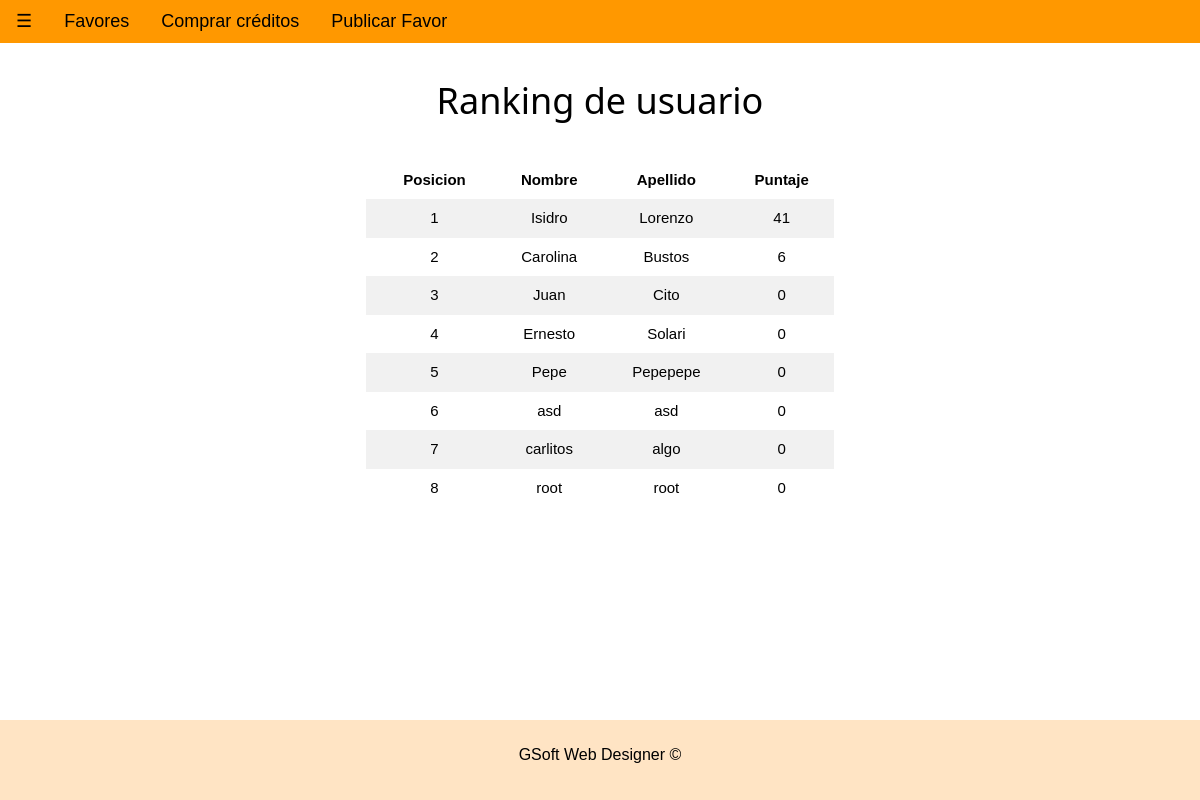
Screenshot of /registered_user/ranking.php (signed in) with the database file from the repository.
### tables this page shows
CREATE TABLE `usuario` (
  `id` int(11) NOT NULL COMMENT 'PK de usuarios.',
  `puntaje` int(11) NOT NULL COMMENT 'Puntaje.',
  `admin` tinyint(1) NOT NULL COMMENT 'Representa si tiene privilegios administrativos.',
  `nombre` varchar(20) NOT NULL COMMENT 'Nombre.',
  `apellido` varchar(20) NOT NULL COMMENT 'Apellido.',
  `email` varchar(50) NOT NULL COMMENT 'E-mail.',
  `password` varchar(20) NOT NULL COMMENT 'Clave.',
  `fecnac` date NOT NULL COMMENT 'Fecha de nacimiento.',
  `tel` bigint(10) NOT NULL COMMENT 'Numero de telefono sin 0 ni 15.',
  `foto` varchar(100) NOT NULL COMMENT 'Nombre de la foto.'
);

### registered_user/ranking.php (the view, shortened to what this page needs)
<!DOCTYPE html>
<html>
<head>
	<?php
		include_once("navbar.php");
	?>
	<link rel="stylesheet" href="/css/w3.css">
	<link rel="stylesheet" href="/css/w3-theme-black.css">
</head>
<body>
		<div class="w3-main" style="margin-left:350px">
			<div style="margin-right:350px">
				<div class="w3-row w3-padding-64">
					<div class="w3-container">
						<center><h1 class="w3-theme-black">Ranking de usuario</h1><br>
							<table class="w3-table w3-round w3-striped w3-centered">
								<tr>
									<th>Posicion</th>
									<th>Nombre</th>
									<th>Apellido</th>
									<th>Puntaje</th>
							    </tr>
							<?php
								$link1 = conectar();
								$result1 = mysqli_query($link1 ,"SELECT * FROM usuario ORDER BY usuario.puntaje desc");
								$index = 1;
								while($row = mysqli_fetch_array($result1)){?>
									<tr>
										<td><?php echo $index; $index = $index + 1; ?></td>
										<td><?php echo $row['nombre'];?></td>
										<td><?php echo $row['apellido'];?></td>
										<td><?php echo $row['puntaje'];?></td>
									</tr>
								<?php
								}
							?>
							</table></center>
					</div>
				</div>
			</div>
		</div>
		<div id="footer" class="w3-light-orange" style="position: fixed; bottom: 0; width: 100%; height: 10%;">
		<br>
		<center><font size="3">GSoft Web Designer &copy;</font><center>
		<br>
	</div>
</body>
</html>

### css/w3.css (style rules this page uses)
html { box-sizing:border-box }
*,*:before,*:after { box-sizing:inherit }
html { -ms-text-size-adjust:100%;-webkit-text-size-adjust:100% }
body { margin:0 }
html,body { font-family:Verdana,sans-serif;font-size:15px;line-height:1.5 }
html { overflow-x:hidden }
h1,h2,h3,h4,h5,h6,.w3-slim,.w3-wide { font-family:"Segoe UI",Arial,sans-serif }
h1 { font-size:36px }
h1,h2,h3,h4,h5,h6 { font-weight:400;margin:10px 0 }
.w3-table,.w3-table-all { border-collapse:collapse;border-spacing:0;width:100%;display:table }
.w3-striped tbody tr:nth-child(even) { background-color:#f1f1f1 }
.w3-centered tr th,.w3-centered tr td { text-align:center }
.w3-table td,.w3-table th,.w3-table-all td,.w3-table-all th { padding:8px 8px;display:table-cell;text-align:left;vertical-align:top }
.w3-table th:first-child,.w3-table td:first-child,.w3-table-all th:first-child,.w3-table-all td:first-child { padding-left:16px }
.w3-main,#main { transition:margin-left .4s }
.w3-container:after,.w3-container:before,.w3-panel:after,.w3-panel:before,.w3-row:after,.w3-row:before,.w3-row-padding:after,.w3-row-padding:before,.w3-cell-row:before,.w3-cell-row:after, .w3-topnav:after,.w3-topnav:before,.w3-clear:after,.w3-clear:before,.w3-btn-group:before,.w3-btn-group:after,.w3-btn-bar:before,.w3-btn-bar:after,.w3-bar:before,.w3-bar:after { content:"";display:table;clear:both }
.w3-round,.w3-round-medium { border-radius:4px!important }
.w3-padding-64 { padding-top:64px!important;padding-bottom:64px!important }
.w3-container { padding:0.01em 16px }
.w3-light-orange,.w3-hover-light-orange:hover { color:#000!important;background-color:#FFE4C4!important }

### rows the page displays
usuario: nombre "Isidro", apellido "Lorenzo", puntaje "41"
usuario: nombre "Carolina", apellido "Bustos", puntaje "6"
usuario: nombre "Juan", apellido "Cito", puntaje "0"
usuario: nombre "Ernesto", apellido "Solari", puntaje "0"
usuario: nombre "Pepe", apellido "Pepepepe", puntaje "0"
usuario: nombre "asd", apellido "asd", puntaje "0"
usuario: nombre "carlitos", apellido "algo", puntaje "0"
usuario: nombre "root", apellido "root", puntaje "0"
